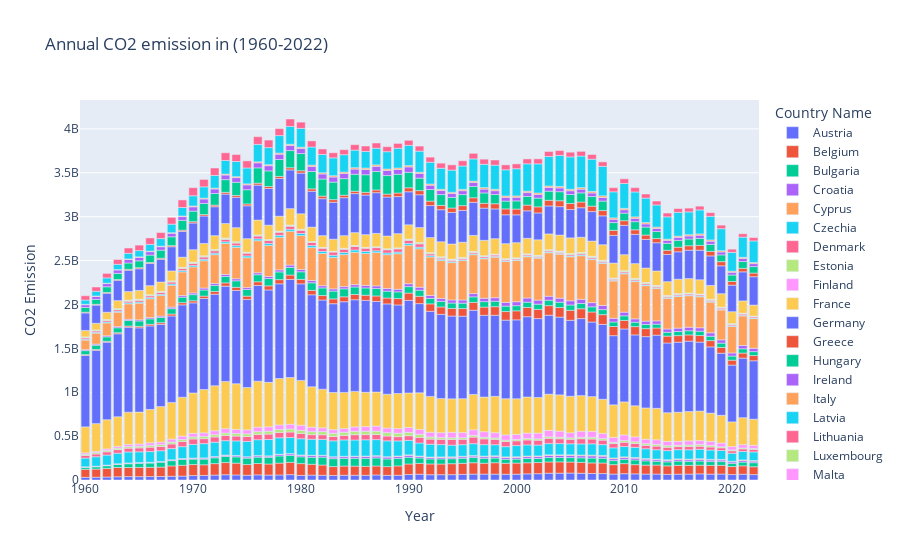

The code cell stored with this chart in its notebook:
### Markdown cell above
A bar chart that shows when a country has it lowest and highest CO2 emission. Again Germany tops, while Matla is in the lowest end of the spectra.

Using a bar-chart in this visualization really helps to identify those countries with the highest CO2 emission and thos with the lowest, while also showing what year they hit that.

### Code cell
# Bar chart for each country with the CO2 emission for each year
fig = px.bar(df_EU_yearly, x='Year', y='CO2 Emission', color='Country Name', title='Annual CO2 emission in (1960-2022)')
fig.show()
# save interactive figure as html
fig.write_html("CO2_Emission_EU_bar.html")
